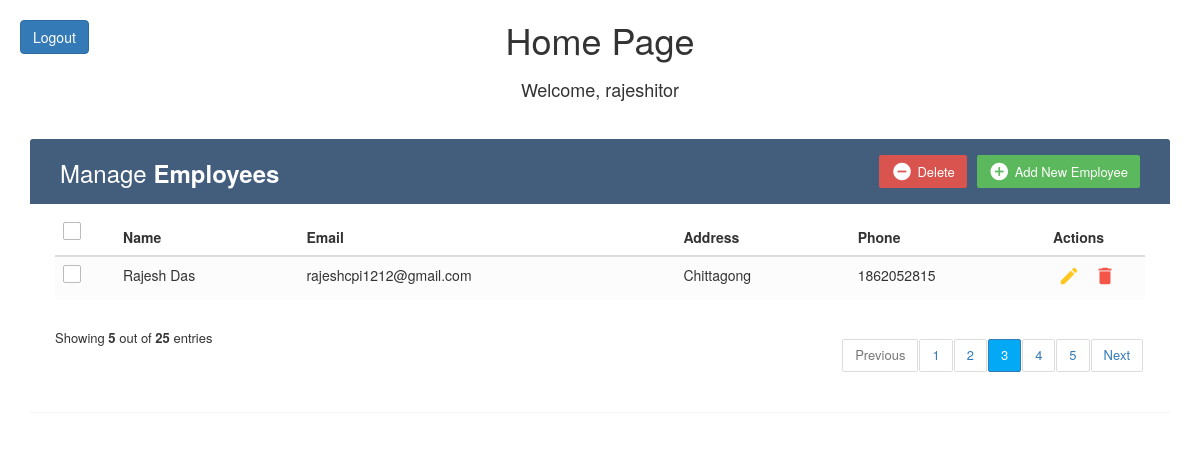
The app's page /homePage/ (signed in) with its own data.
### myApp/models.py (models this page shows)
class Employees(models.Model):
    name=models.CharField(max_length=200)
    email=models.EmailField(max_length=200)
    address=models.TextField()
    mobile=models.IntegerField()

### myProject/views.py (the view)
# urls.py: path('homePage/', views.homePage,name="homePage"),
def homePage(request):
    user=request.user
    emp=Employees.objects.all()
    context={
         'emp':emp
    }
    return render(request, 'home.html', {'user_name': user, 'emp': emp})

### template/home.html (shortened to what this page needs)
<!DOCTYPE html>
<html lang="en">
<head>
</head>
<link rel="stylesheet" href="https://maxcdn.bootstrapcdn.com/font-awesome/4.7.0/css/font-awesome.min.css">
<link rel="stylesheet" href="https://maxcdn.bootstrapcdn.com/bootstrap/3.3.7/css/bootstrap.min.css">
  <body>
    <a href="{% url 'loginPage' %}" class="btn btn-primary logout-button">Logout</a>
    <div class="container d-flex h-100 justify-content-center align-items-center">
        <div class="text-center">
            <h1>Home Page</h1>
        </div>
    </div>
	<div class="container d-flex h-100 justify-content-center align-items-center">
    <div class="text-center">
        <h4>Welcome, {{ user_name }}</h4>
    </div>
</div>
    <div class="container">
        <div class="table-wrapper">
            <div class="table-title">
                <div class="row">
                    <div class="col-sm-6">
						<h2>Manage <b>Employees</b></h2>
					</div>
					<div class="col-sm-6">
						<a href="#addEmployeeModal" class="btn btn-success" data-toggle="modal"><i class="material-icons">&#xE147;</i> <span>Add New Employee</span></a>
						<a href="#deleteEmployeeModal" class="btn btn-danger" data-toggle="modal"><i class="material-icons">&#xE15C;</i> <span>Delete</span></a>
					</div>
                </div>
            </div>
            <table class="table table-striped table-hover">
                <thead>
                    <tr>
						<th>
							<span class="custom-checkbox">
								<label for="selectAll"></label>
							</span>
						</th>
                        <th>Name</th>
                        <th>Email</th>
						<th>Address</th>
                        <th>Phone</th>
                        <th>Actions</th>
                    </tr>
                </thead>
				<tbody>
					{% for i in emp %}
					<tr>
						<td>
							<span class="custom-checkbox">
								<label for="checkbox1"></label>
							</span>
						</td>
						<td>{{ i.name }}</td>
						<td>{{ i.email }}</td>
						<td>{{ i.address }}</td>
						<td>{{ i.mobile }}</td>
						<td>
							<a href="#editEmployeeModal-{{forloop.counter}}" class="edit" data-toggle="modal"><i class="material-icons" data-toggle="tooltip" title="Edit">&#xE254;</i></a>
							<a href="#deleteEmployeeModal-{{forloop.counter}}" class="delete" data-toggle="modal"><i class="material-icons" data-toggle="tooltip" title="Delete">&#xE872;</i></a>
						</td>
					</tr>
					{% endfor %}
				</tbody>
            </table>
			<div class="clearfix">
                <div class="hint-text">Showing <b>5</b> out of <b>25</b> entries</div>
                <ul class="pagination">
                    <li class="page-item disabled"><a href="#">Previous</a></li>
                    <li class="page-item"><a href="#" class="page-link">1</a></li>
                    <li class="page-item"><a href="#" class="page-link">2</a></li>
                    <li class="page-item active"><a href="#" class="page-link">3</a></li>
                    <li class="page-item"><a href="#" class="page-link">4</a></li>
                    <li class="page-item"><a href="#" class="page-link">5</a></li>
                    <li class="page-item"><a href="#" class="page-link">Next</a></li>
                </ul>
            </div>
        </div>
    </div>
</body>
</html>

### template/home.html (style rules this page uses)
body { color: #566787; font-family: 'Varela Round', sans-serif; font-size: 13px; color: #566787; background: #f5f5f5; }
.table-wrapper { background: #fff; padding: 20px 25px; margin: 30px 0; border-radius: 3px; box-shadow: 0 1px 1px rgba(0,0,0,.05); }
.table-title { padding-bottom: 15px; background: #435d7d; color: #fff; padding: 16px 30px; margin: -20px -25px 10px; border-radius: 3px 3px 0 0; }
.table-title h2 { margin: 5px 0 0; font-size: 24px; }
.table-title .btn { color: #fff; float: right; font-size: 13px; border: none; min-width: 50px; border-radius: 2px; border: none; outline: none !important; margin-left: 10px; }
.table-title .btn i { float: left; font-size: 21px; margin-right: 5px; }
.table-title .btn span { float: left; margin-top: 2px; }
table.table tr th, table.table tr td { border-color: #e9e9e9; padding: 12px 15px; vertical-align: middle; }
table.table tr th:first-child { width: 60px; }
table.table tr th:last-child { width: 100px; }
table.table-striped tbody tr:nth-of-type(odd) { background-color: #fcfcfc; }
table.table td:last-child i { opacity: 0.9; font-size: 22px; margin: 0 5px; }
table.table td a { font-weight: bold; color: #566787; display: inline-block; text-decoration: none; outline: none !important; }
table.table td a.edit { color: #FFC107; }
table.table td a.delete { color: #F44336; }
table.table td i { font-size: 19px; }
.pagination { float: right; margin: 0 0 5px; }
.pagination li a { border: none; font-size: 13px; min-width: 30px; min-height: 30px; color: #999; margin: 0 2px; line-height: 30px; border-radius: 2px !important; text-align: center; padding: 0 6px; }
.pagination li.active a, .pagination li.active a.page-link { background: #03A9F4; }
.hint-text { float: left; margin-top: 10px; font-size: 13px; }
.custom-checkbox { position: relative; }
.custom-checkbox label:before { width: 18px; height: 18px; }
.custom-checkbox label:before { content: ''; margin-right: 10px; display: inline-block; vertical-align: text-top; background: white; border: 1px solid #bbb; border-radius: 2px; box-sizing: border-box; z-index: 2; }
.logout-button { position: absolute; top: 20px; left: 20px; }

### records on screen
Employees: name "Rajesh Das", email "rajeshcpi1212@gmail.com", address "Chittagong", mobile "1862052815"

### other values on screen
{{ user_name }} "rajeshitor"
